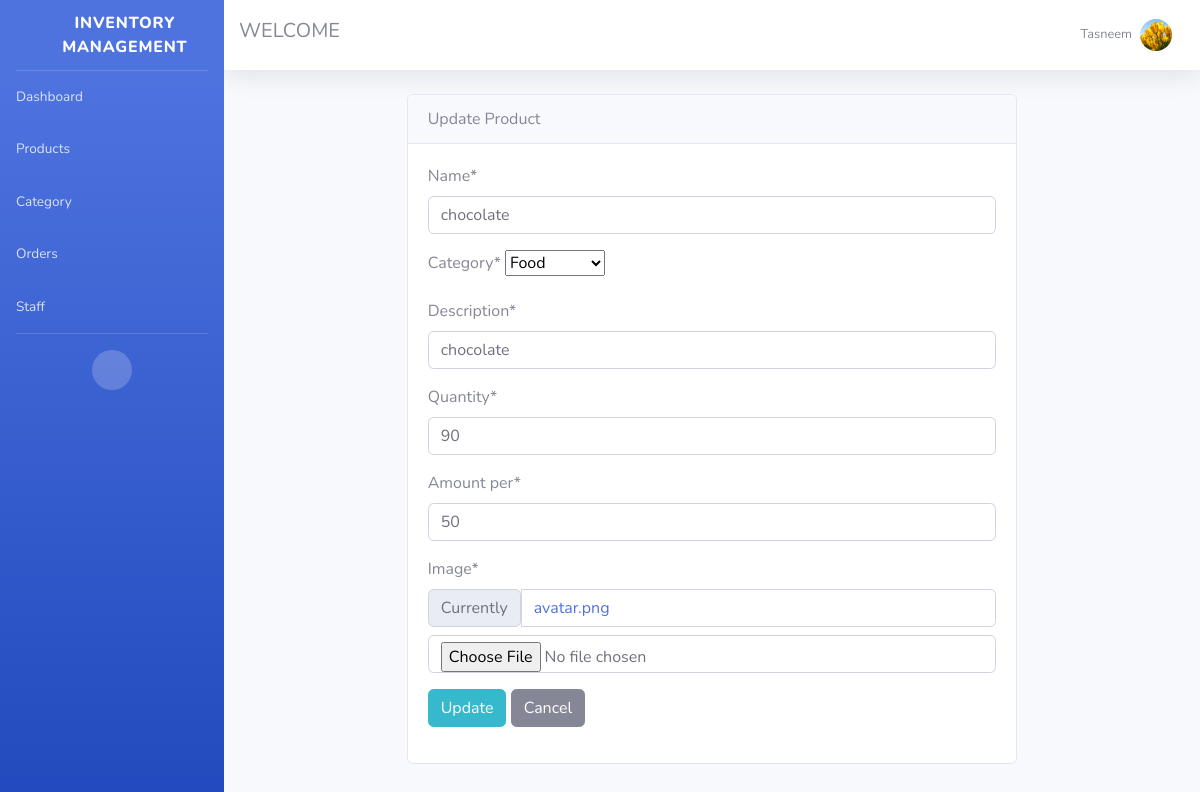
Screenshot of /product_update/1/ (signed in) with the database file from the repository.
### User/models.py (models this page shows, shortened)
class Profile(models.Model):
	staff = models.OneToOneField(User, on_delete=models.CASCADE, null=True)
	address = models.CharField(max_length=200,null=True)
	phone = models.CharField(max_length=10,null=True)
	image = models.ImageField(default='avatar.png',upload_to='Profile_Images')

### Dashboard/models.py (models this page shows, shortened)
class Product(models.Model):
	name = models.CharField(max_length=100, null=True,unique=True)
	category = models.ForeignKey(Category, on_delete=models.CASCADE, null=True)
	quantity = models.PositiveIntegerField(null=True)
	amount_per = models.PositiveIntegerField(null=True)
	description = models.CharField(max_length=500, null=True)
	image = models.ImageField(default='avatar.png',upload_to='Product_Images')
	class Meta:
		verbose_name_plural = 'Product'

class Category(models.Model):
	name = models.CharField(max_length=100, null=True)
	image = models.ImageField(default='avatar.png',upload_to='Category_Images')
	class Meta:
		verbose_name_plural = 'Category'
	def __str__(self):
		return f'{self.name}'

### Dashboard/views.py (the view)
# urls.py: path('product_update/<int:pk>/',views.product_update,name='dashboard-product-update'),
@login_required
def product_update(request, pk):
	item = Product.objects.get(id=pk)
	if request.method=='POST':
		form = ProductForm(request.POST,instance=item)
		if form.is_valid():
			form.save()
			return redirect('dashboard-products')
	else:
		form = ProductForm(instance=item)
	context={
		'form':form
	}
	return render(request,'dashboard/product_update.html', context)

### Dashboard/forms.py
class ProductForm(forms.ModelForm):
	class Meta:
		model = Product
		fields = ['name','category','description','quantity','amount_per','image']

### templates/dashboard/product_update.html (shortened to what this page needs)
{% include 'partials/sidebar.html' %}
{% include 'partials/topbar.html' %}
{% load static %}
{% load crispy_forms_tags %}
    <div class="container-fluid">
      <div class="row">
          <div class="col-xl-2"></div>
          <div class="col-xl-8">
              <div class="card mb-4">
                  <div class="card-header">Update Product</div>
                  <div class="card-body">
                      <form method="POST" enctype="multipart/form-data">
                          {{form|crispy}}
                          <input type="submit" class='btn btn-info' value="Update">
                          <a href="{% url 'dashboard-products' %}" class='btn btn-secondary'>Cancel</a>
                      </form>
                  </div>
              </div>
          </div>
          <div class="col-xl-2"></div>
      </div>
    </div>
  {% include 'partials/footer.html'%}
</body>
</html>

### templates/partials/topbar.html (shortened to what this page needs)
    <div id="content-wrapper" class="d-flex flex-column">
      <div id="content">
        <nav class="navbar navbar-expand navbar-light bg-white topbar mb-4 static-top shadow">
          <div class="input-group">
            <div class="input-group-append">
              <h5>WELCOME</h5>
            </div>
          </div>
          <ul class="navbar-nav ml-auto">
            <li class="nav-item dropdown no-arrow">
              <a class="nav-link dropdown-toggle" href="#" id="userDropdown" role="button" data-toggle="dropdown" aria-haspopup="true" aria-expanded="false">
                <span class="mr-2 d-none d-lg-inline text-gray-600 small">{{user.username}}</span>
                <img class="img-profile rounded-circle" src="{{user.profile.image.url}}" onerror="this.src='../media/avatar.png'">
              </a>
            </li>
          </ul>
        </nav>

### rows the page displays
Product: name "chocolate", category "Food", description "chocolate", quantity "90", amount_per "50"

### other values shown
{{ user.username }} "Tasneem"
